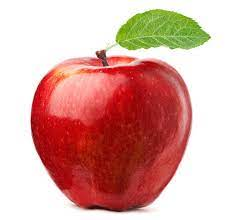
#> input picture resources/images/apple.jpg, 229 x 220 px
$ python count_objects.py --image ../../resources/images/apple.jpg
#> lines starting #> are read from the running program, lines starting #| are printed output that depends on the picture; after the words box and inside, x2 and y2 are one past the last pixel; in counts of white or black regions, pixels touching at a corner belong together
### cvp/utils/parsing_utils.py
import argparse
import cv2.cv2 as cv

from cvp.utils.image_utils import scale
import os


def get_single_image_parser():
    parser = argparse.ArgumentParser()
    parser.add_argument("-i", "--image", required=True, help="path to the input image")
    return parser


def get_single_image_from_command_line():
    parser = get_single_image_parser()
    args = parser.parse_args()
    if not os.path.exists(args.image):
        raise RuntimeError(f'Could not find file {args.image}')
    image = cv.imread(args.image)
#> image is the input picture: shape (220, 229, 3); mean B, G, R 159.5, 167.2, 217.4
    while image.shape[0] > 1000:
        image = scale(image, 0.5)
    return image

### cvp/utils/image_utils.py
import cv2.cv2 as cv


def scale(image, ratio):
    return cv.resize(image, (int(image.shape[1] * ratio), int(image.shape[0] * ratio)))


def show(image, name=''):
    cv.imshow(name, image)
    cv.waitKey(0)

### cvp/applications/count_objects.py
# import the necessary packages
import cv2.cv2 as cv2
import imutils

from cvp.utils.image_utils import show
from cvp.utils.parsing_utils import get_single_image_from_command_line


def main():
    # construct the argument parser and parse the arguments
    image = get_single_image_from_command_line()
    show(image, 'Image')

    # convert the image to grayscale
    gray = cv2.cvtColor(image, cv2.COLOR_BGR2GRAY)
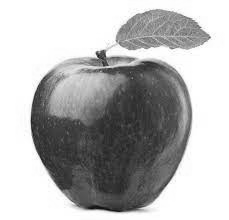
#> gray: shape (220, 229); min 13, max 255, mean 181.3
    show(gray, 'Gray-scale')

    # applying edge detection we can find the outlines of objects in images
    edged = cv2.Canny(gray, 30, 150)
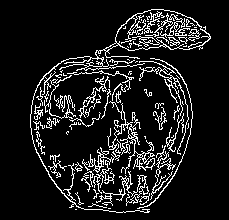
#> edged: shape (220, 229); 11.2% white in thin lines or dots, all inside (x1, y1, x2, y2) = (30, 9, 211, 213)
    show(edged, 'Edged')

    # threshold the image by setting all pixel values less than 225 to 255 (white; foreground)
    # and all pixel values >= 225 to 255(black; background), thereby segmenting the image
    thresh = cv2.threshold(gray, 240, 255, cv2.THRESH_BINARY_INV)[1]
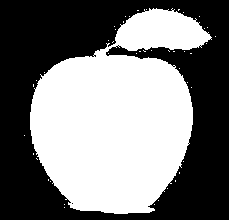
#> thresh: shape (220, 229); 48.2% white; 45 white regions (44 under 20 px), largest, box (x1, y1, x2, y2) and area: (30, 8, 212, 214) 24233
    show(thresh, 'Thresh')

    adaptive_thresh = cv2.adaptiveThreshold(gray, 255, cv2.ADAPTIVE_THRESH_GAUSSIAN_C, cv2.THRESH_BINARY_INV, 11, 2)
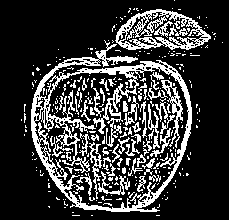
#> adaptive_thresh: shape (220, 229); 22.4% white in thin lines or dots, all inside (x1, y1, x2, y2) = (21, 0, 223, 216)
    show(adaptive_thresh, "Adaptive thresh")

    # we apply erosion to reduce the size of foreground objects
    eroded = thresh.copy()
    eroded = cv2.erode(eroded, None, iterations=2)
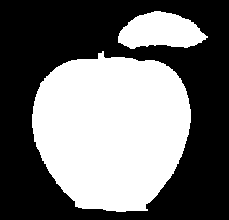
#> eroded: shape (220, 229); 44.1% white; 2 white regions, box (x1, y1, x2, y2) and area: (32, 51, 191, 212) 19834, (118, 11, 208, 49) 2375
    show(eroded, 'Eroded')

    # we apply dilution to reduce the size of background objects
    dilated = eroded.copy()
    dilated = cv2.dilate(dilated, None, iterations=2)
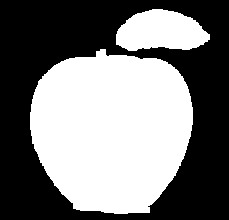
#> dilated: shape (220, 229); 47.8% white; 2 white regions, box (x1, y1, x2, y2) and area: (30, 49, 193, 214) 21146, (116, 9, 210, 51) 2923
    show(dilated, 'Dilated')

    # find contours (i.e., outlines) of the foreground objects in the thresholded image
    contours = cv2.findContours(dilated, cv2.RETR_EXTERNAL, cv2.CHAIN_APPROX_SIMPLE)
    contours = imutils.grab_contours(contours)
    output = image.copy()

    # loop over the contours
    for c in contours:
        # draw each contour on the output image with a 3px thick purple
        # outline, then display the output contours one at a time
        cv2.drawContours(output, [c], -1, (240, 0, 159), 3)
        show(output, 'Contours')

    # draw the total number of contours found in purple
    text = "I found {} objects!".format(len(contours))
    cv2.putText(output, text, (10, 20), cv2.FONT_HERSHEY_SIMPLEX, 0.7, (0, 240, 159), 2)
    show(output, 'Contours')


if __name__ == '__main__':
    main()

$ run again, on resources/images/bryce_2.jpg
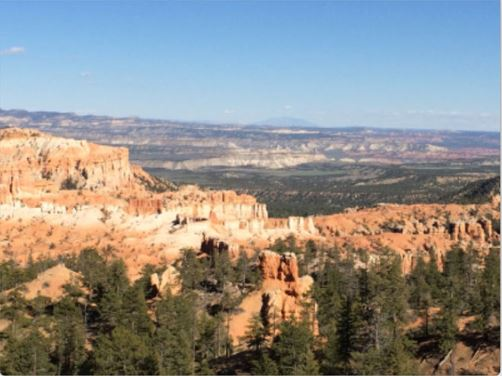
#> input picture resources/images/bryce_2.jpg, 502 x 376 px
#> in get_single_image_from_command_line, image is the input picture: shape (376, 502, 3); mean B, G, R 137.8, 141.9, 143.6
#> in main, `edged = cv2.Canny(gray, 30, 150)`:
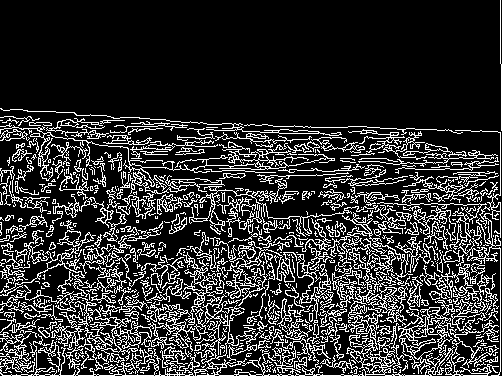
#> edged: shape (376, 502); 19.4% white in thin lines or dots
#> thresh: shape (376, 502); 99.8% white; black in thin lines or dots, all inside (x1, y1, x2, y2) = (1, 140, 502, 376)
#> adaptive_thresh: shape (376, 502); 31.1% white in thin lines or dots
#> in main, `eroded = cv2.erode(eroded, None, iterations=2)`:
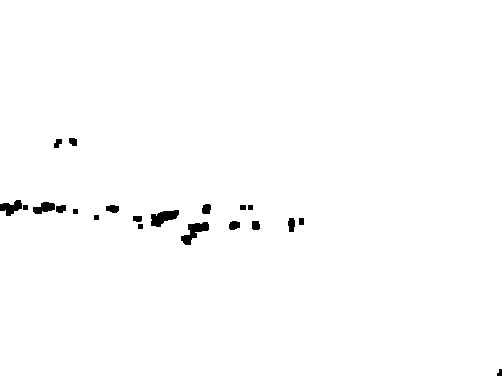
#> eroded: shape (376, 502); 99% white; 21 black regions, largest, box (x1, y1, x2, y2) and area: (181, 222, 209, 245) 297, (151, 210, 179, 227) 291, (0, 200, 22, 216) 208
#> dilated: shape (376, 502); 99.8% white; 25 black regions (20 under 20 px), largest, box (x1, y1, x2, y2) and area: (153, 212, 177, 225) 114, (190, 224, 207, 236) 68, (0, 202, 20, 214) 66, (43, 204, 53, 210) 39, (183, 237, 190, 243) 23
